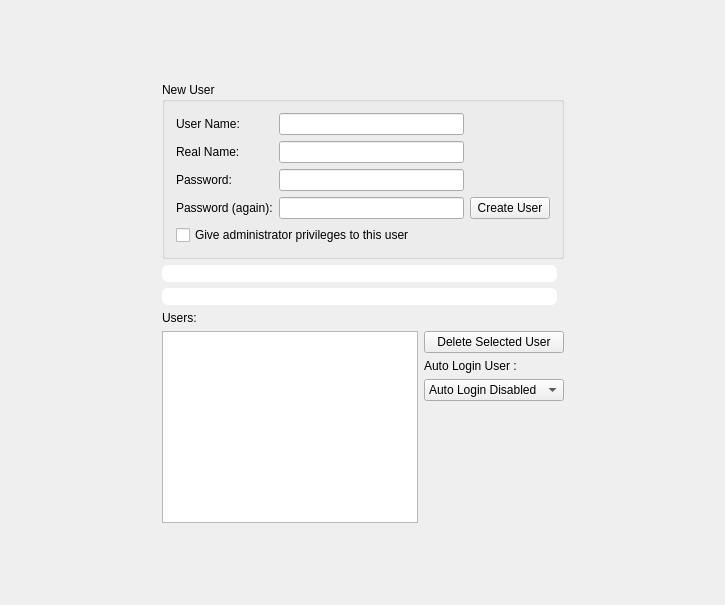
<ui version="4.0" >
 <class>SetupUsersWidget</class>
 <widget class="QWidget" name="SetupUsersWidget" >
  <property name="geometry" >
   <rect>
    <x>0</x>
    <y>0</y>
    <width>725</width>
    <height>605</height>
   </rect>
  </property>
  <property name="windowTitle" >
   <string>Form1</string>
  </property>
  <layout class="QGridLayout" >
   <item row="0" column="1" >
    <spacer>
     <property name="orientation" >
      <enum>Qt::Vertical</enum>
     </property>
     <property name="sizeType" >
      <enum>QSizePolicy::Expanding</enum>
     </property>
     <property name="sizeHint" >
      <size>
       <width>20</width>
       <height>16</height>
      </size>
     </property>
    </spacer>
   </item>
   <item row="1" column="0" >
    <spacer>
     <property name="orientation" >
      <enum>Qt::Horizontal</enum>
     </property>
     <property name="sizeType" >
      <enum>QSizePolicy::Expanding</enum>
     </property>
     <property name="sizeHint" >
      <size>
       <width>61</width>
       <height>20</height>
      </size>
     </property>
    </spacer>
   </item>
   <item row="1" column="1" >
    <widget class="QGroupBox" name="groupBox" >
     <property name="title" >
      <string>New User</string>
     </property>
     <layout class="QGridLayout" >
      <item rowspan="2" row="0" column="0" >
       <layout class="QGridLayout" >
        <item row="0" column="0" >
         <widget class="QLabel" name="textLabel1_3" >
          <property name="text" >
           <string>User Name:</string>
          </property>
          <property name="wordWrap" >
           <bool>false</bool>
          </property>
         </widget>
        </item>
        <item row="0" column="1" >
         <widget class="QLineEdit" name="username" />
        </item>
        <item row="1" column="0" >
         <widget class="QLabel" name="textLabel1_4" >
          <property name="text" >
           <string>Real Name:</string>
          </property>
          <property name="wordWrap" >
           <bool>false</bool>
          </property>
         </widget>
        </item>
        <item row="1" column="1" >
         <widget class="QLineEdit" name="realname" />
        </item>
        <item row="2" column="0" >
         <widget class="QLabel" name="textLabel1_2" >
          <property name="text" >
           <string>Password:</string>
          </property>
          <property name="wordWrap" >
           <bool>false</bool>
          </property>
         </widget>
        </item>
        <item row="2" column="1" >
         <widget class="QLineEdit" name="pass1" >
          <property name="echoMode" >
           <enum>QLineEdit::Password</enum>
          </property>
         </widget>
        </item>
        <item row="3" column="0" >
         <widget class="QLabel" name="textLabel1" >
          <property name="text" >
           <string>Password (again):</string>
          </property>
          <property name="wordWrap" >
           <bool>false</bool>
          </property>
         </widget>
        </item>
        <item row="3" column="1" >
         <widget class="QLineEdit" name="pass2" >
          <property name="echoMode" >
           <enum>QLineEdit::Password</enum>
          </property>
         </widget>
        </item>
       </layout>
      </item>
      <item row="0" column="1" >
       <widget class="QLabel" name="pix" >
        <property name="sizePolicy" >
         <sizepolicy vsizetype="Preferred" hsizetype="Preferred" >
          <horstretch>0</horstretch>
          <verstretch>0</verstretch>
         </sizepolicy>
        </property>
        <property name="text" >
         <string/>
        </property>
        <property name="pixmap" >
         <pixmap resource="../../data.qrc" >:/gui/pics/users.png</pixmap>
        </property>
        <property name="alignment" >
         <set>Qt::AlignCenter</set>
        </property>
        <property name="wordWrap" >
         <bool>false</bool>
        </property>
       </widget>
      </item>
      <item row="1" column="1" >
       <widget class="QPushButton" name="createButton" >
        <property name="text" >
         <string>Create User</string>
        </property>
       </widget>
      </item>
      <item row="2" column="0" colspan="2" >
       <widget class="QCheckBox" name="admin" >
        <property name="text" >
         <string>Give administrator privileges to this user</string>
        </property>
       </widget>
      </item>
     </layout>
    </widget>
   </item>
   <item row="1" column="2" >
    <spacer>
     <property name="orientation" >
      <enum>Qt::Horizontal</enum>
     </property>
     <property name="sizeType" >
      <enum>QSizePolicy::Expanding</enum>
     </property>
     <property name="sizeHint" >
      <size>
       <width>61</width>
       <height>20</height>
      </size>
     </property>
    </spacer>
   </item>
   <item row="2" column="1" >
    <layout class="QGridLayout" >
     <property name="horizontalSpacing" >
      <number>0</number>
     </property>
     <item row="0" column="0" >
      <widget class="QLabel" name="pass_error" >
       <property name="styleSheet" >
        <string>border-radius:6px;background-color:white;</string>
       </property>
       <property name="text" >
        <string/>
       </property>
       <property name="textFormat" >
        <enum>Qt::RichText</enum>
       </property>
       <property name="alignment" >
        <set>Qt::AlignCenter</set>
       </property>
       <property name="wordWrap" >
        <bool>true</bool>
       </property>
      </widget>
     </item>
     <item rowspan="2" row="0" column="1" >
      <widget class="QLabel" name="label" >
       <property name="sizePolicy" >
        <sizepolicy vsizetype="Fixed" hsizetype="Fixed" >
         <horstretch>0</horstretch>
         <verstretch>0</verstretch>
        </sizepolicy>
       </property>
       <property name="minimumSize" >
        <size>
         <width>0</width>
         <height>40</height>
        </size>
       </property>
       <property name="text" >
        <string/>
       </property>
      </widget>
     </item>
     <item row="1" column="0" >
      <widget class="QLabel" name="caps_error" >
       <property name="styleSheet" >
        <string>border-radius:6px;background-color:white;</string>
       </property>
       <property name="text" >
        <string/>
       </property>
       <property name="textFormat" >
        <enum>Qt::RichText</enum>
       </property>
       <property name="alignment" >
        <set>Qt::AlignCenter</set>
       </property>
       <property name="wordWrap" >
        <bool>true</bool>
       </property>
      </widget>
     </item>
    </layout>
   </item>
   <item row="3" column="1" >
    <widget class="QLabel" name="textLabel2" >
     <property name="text" >
      <string>Users:</string>
     </property>
     <property name="wordWrap" >
      <bool>false</bool>
     </property>
    </widget>
   </item>
   <item row="4" column="0" >
    <spacer>
     <property name="orientation" >
      <enum>Qt::Horizontal</enum>
     </property>
     <property name="sizeType" >
      <enum>QSizePolicy::Expanding</enum>
     </property>
     <property name="sizeHint" >
      <size>
       <width>40</width>
       <height>20</height>
      </size>
     </property>
    </spacer>
   </item>
   <item row="4" column="1" >
    <layout class="QGridLayout" >
     <item row="1" column="1" >
      <spacer>
       <property name="orientation" >
        <enum>Qt::Vertical</enum>
       </property>
       <property name="sizeType" >
        <enum>QSizePolicy::Expanding</enum>
       </property>
       <property name="sizeHint" >
        <size>
         <width>21</width>
         <height>20</height>
        </size>
       </property>
      </spacer>
     </item>
     <item row="0" column="1" >
      <layout class="QVBoxLayout" >
       <item>
        <widget class="QPushButton" name="deleteButton" >
         <property name="text" >
          <string>Delete Selected User</string>
         </property>
        </widget>
       </item>
       <item>
        <widget class="QLabel" name="autoLoginLabel" >
         <property name="text" >
          <string>Auto Login User :</string>
         </property>
         <property name="wordWrap" >
          <bool>false</bool>
         </property>
        </widget>
       </item>
       <item>
        <widget class="QComboBox" name="autoLogin" >
         <item>
          <property name="text" >
           <string>Auto Login Disabled</string>
          </property>
         </item>
        </widget>
       </item>
      </layout>
     </item>
     <item rowspan="2" row="0" column="0" >
      <widget class="QListWidget" name="userList" />
     </item>
    </layout>
   </item>
   <item row="4" column="2" >
    <spacer>
     <property name="orientation" >
      <enum>Qt::Horizontal</enum>
     </property>
     <property name="sizeType" >
      <enum>QSizePolicy::Expanding</enum>
     </property>
     <property name="sizeHint" >
      <size>
       <width>40</width>
       <height>20</height>
      </size>
     </property>
    </spacer>
   </item>
   <item row="5" column="1" >
    <spacer>
     <property name="orientation" >
      <enum>Qt::Vertical</enum>
     </property>
     <property name="sizeType" >
      <enum>QSizePolicy::Expanding</enum>
     </property>
     <property name="sizeHint" >
      <size>
       <width>20</width>
       <height>16</height>
      </size>
     </property>
    </spacer>
   </item>
  </layout>
 </widget>
 <layoutdefault spacing="6" margin="11" />
 <pixmapfunction>qPixmapFromMimeSource</pixmapfunction>
 <tabstops>
  <tabstop>username</tabstop>
  <tabstop>realname</tabstop>
  <tabstop>pass1</tabstop>
  <tabstop>pass2</tabstop>
  <tabstop>admin</tabstop>
  <tabstop>createButton</tabstop>
  <tabstop>deleteButton</tabstop>
  <tabstop>autoLogin</tabstop>
 </tabstops>
 <resources>
  <include location="../../data.qrc" />
 </resources>
 <connections/>
</ui>
